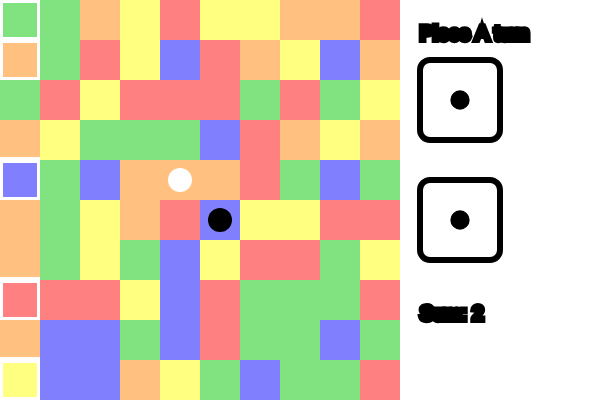
Frame 1 (no input)
Frame 60 (no input): identical to frame 1, image omitted
Frame 120 (the mouse pressed at the canvas centre since frame 60): identical to frame 1, image omitted

The p5.js sketch that drew this single still picture (run headless with seeded random() and noise() and a simulated clock; from frame 60 on, the mouse is pressed at the canvas centre):

// p5.js sketch
// ── sketch.js
let cols = 10;
let rows = 10;
let cellSize = 40;
let grid;

let diceSize = 80;
let diceX = 420;
let diceY = 60;

let dice1, dice2;

let pieceACol = 5;
let pieceARow = 5;
let pieceBCol = 4;
let pieceBRow = 4;

let isPieceATurn = true;

// Track one special square per color
let specialSquares = {};

function setup() {
  createCanvas(600, 400);

  grid = new Array(cols);
  for (let i = 0; i < cols; i++) {
    grid[i] = new Array(rows);
    for (let j = 0; j < rows; j++) {
      let x = i * cellSize;
      let y = j * cellSize;

      let palette = [
        lerpColor(color(255, 0, 0), color(255), 0.5),
        lerpColor(color(255, 128, 0), color(255), 0.5),
        lerpColor(color(255, 255, 0), color(255), 0.5),
        lerpColor(color(0, 200, 0), color(255), 0.5),
        lerpColor(color(0, 0, 255), color(255), 0.5)
      ];

      let base = palette[int(random(palette.length))];
      let cString = base.toString();

      // Assign one special square per color
      if (!specialSquares[cString]) {
        specialSquares[cString] = { col: i, row: j };
      }

      grid[i][j] = new Cell(x, y, cellSize, base, cString, i, j);
    }
  }

  dice1 = new Dice(diceX, diceY, diceSize);
  dice2 = new Dice(diceX, diceY + diceSize + 40, diceSize);
}

function draw() {
  background(255);

  // Draw grid
  for (let i = 0; i < cols; i++) {
    for (let j = 0; j < rows; j++) {
      grid[i][j].display();
    }
  }

  // Draw pieces
  drawPiece(pieceACol, pieceARow, color(0));
  drawPiece(pieceBCol, pieceBRow, color(255));

  // Draw dice
  dice1.display();
  dice2.display();

  fill(0);
  textSize(20);
  text(isPieceATurn ? "Piece A turn" : "Piece B turn", diceX, diceY - 20);
  text("Sum: " + (dice1.value + dice2.value), diceX, diceY + 2 * diceSize + 100);
}

function mousePressed() {
  // Dice roll area
  if (mouseX > 400) {
    dice1.roll();
    dice2.roll();
    let sum = dice1.value + dice2.value;

    resetAllColors();

    let activeCol = isPieceATurn ? pieceACol : pieceBCol;
    let activeRow = isPieceATurn ? pieceARow : pieceBRow;

    // Highlight reachable squares
    for (let i = 0; i < cols; i++) {
      for (let j = 0; j < rows; j++) {
        let dist = abs(i - activeCol) + abs(j - activeRow);
        if (dist === sum) {
          grid[i][j].highlight();
        }
      }
    }
  }

  // Grid click
  if (mouseX < cols * cellSize && mouseY < rows * cellSize) {
    let clickedCol = int(mouseX / cellSize);
    let clickedRow = int(mouseY / cellSize);

    if (grid[clickedCol][clickedRow].isHighlighted) {

      // Move piece
      if (isPieceATurn) {
        pieceACol = clickedCol;
        pieceARow = clickedRow;
      } else {
        pieceBCol = clickedCol;
        pieceBRow = clickedRow;
      }

      // Check if landing on a special square
      let landedColor = grid[clickedCol][clickedRow].colorKey;
      let special = specialSquares[landedColor];

      if (special.col === clickedCol && special.row === clickedRow) {
        activateColorGroup(landedColor);
      } else {
        resetAllColors();
      }

      isPieceATurn = !isPieceATurn;
    }
  }
}

function drawPiece(col, row, c) {
  let x = col * cellSize + cellSize / 2;
  let y = row * cellSize + cellSize / 2;
  fill(c);
  ellipse(x, y, cellSize * 0.6, cellSize * 0.6);
}

// ---------------- Cell Class ----------------
class Cell {
  constructor(x, y, size, baseColor, colorKey, col, row) {
    this.x = x;
    this.y = y;
    this.size = size;
    this.baseColor = baseColor;
    this.currentColor = baseColor;
    this.colorKey = colorKey;
    this.col = col;
    this.row = row;
    this.isHighlighted = false;
  }

  highlight() {
    this.isHighlighted = true;
    this.currentColor = lerpColor(this.baseColor, color(128, 0, 128), 0.5);
  }

  resetColor() {
    this.isHighlighted = false;
    this.currentColor = this.baseColor;
  }

  display() {
    // Draw the filled square first
    noStroke();
    fill(this.currentColor);
    rect(this.x, this.y, this.size, this.size);

    // Draw thick white border for special squares
    let special = specialSquares[this.colorKey];
    if (special.col === this.col && special.row === this.row) {
      stroke(255);
      strokeWeight(6);
      noFill();
      rect(this.x, this.y, this.size, this.size);
    }

    // Draw highlight outline on top
    if (this.isHighlighted) {
      stroke(0);
      strokeWeight(2);
      noFill();
      rect(this.x, this.y, this.size, this.size);
    }
  }
}

// ---------------- Dice Class ----------------
class Dice {
  constructor(x, y, size) {
    this.x = x;
    this.y = y;
    this.size = size;
    this.value = 1;
  }

  roll() {
    this.value = int(random(1, 7));
  }

  display() {
    fill(255);
    stroke(0);
    rect(this.x, this.y, this.size, this.size, 10);
    this.drawDots();
  }

  drawDots() {
    fill(0);
    let r = this.size / 6;

    let cx = this.x + this.size / 2;
    let cy = this.y + this.size / 2;
    let left = this.x + this.size / 4;
    let right = this.x + (3 * this.size) / 4;
    let top = this.y + this.size / 4;
    let bottom = this.y + (3 * this.size) / 4;

    if ([1, 3, 5].includes(this.value)) ellipse(cx, cy, r, r);
    if (this.value >= 2) {
      ellipse(left, top, r, r);
      ellipse(right, bottom, r, r);
    }
    if (this.value >= 4) {
      ellipse(right, top, r, r);
      ellipse(left, bottom, r, r);
    }
    if (this.value === 6) {
      ellipse(left, cy, r, r);
      ellipse(right, cy, r, r);
    }
  }
}

// ---------------- Color Group Logic ----------------
function activateColorGroup(colorKey) {
  for (let i = 0; i < cols; i++) {
    for (let j = 0; j < rows; j++) {
      if (grid[i][j].colorKey === colorKey) {
        grid[i][j].currentColor = color(0);
      }
    }
  }
}

function resetAllColors() {
  for (let i = 0; i < cols; i++) {
    for (let j = 0; j < rows; j++) {
      grid[i][j].resetColor();
    }
  }
}
